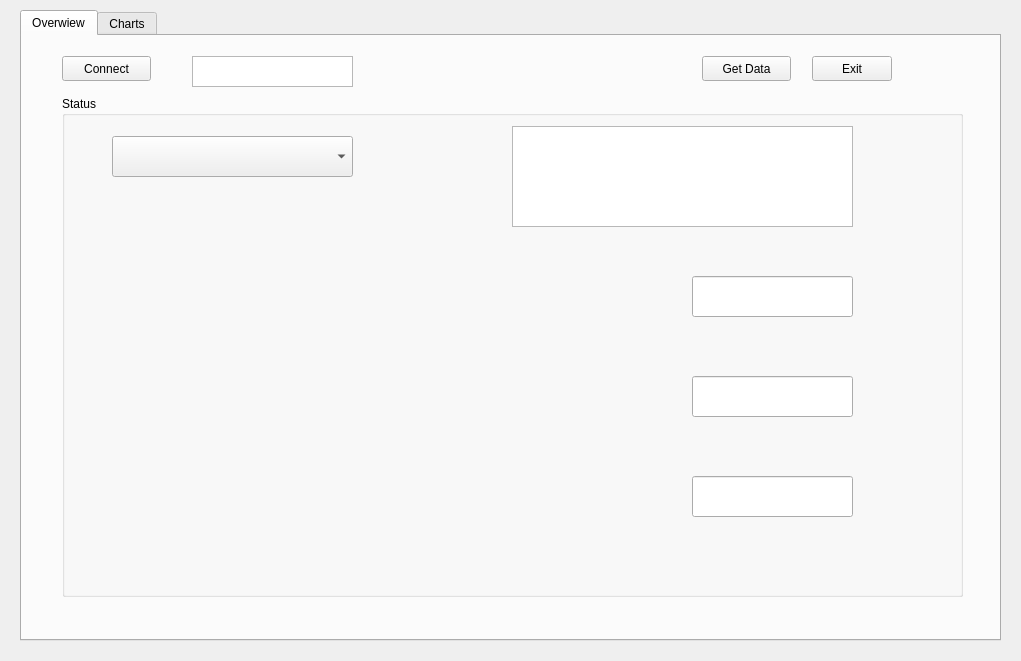
<?xml version="1.0" encoding="UTF-8"?>
<ui version="4.0">
 <class>MainWindow</class>
 <widget class="QMainWindow" name="MainWindow">
  <property name="geometry">
   <rect>
    <x>0</x>
    <y>0</y>
    <width>1021</width>
    <height>661</height>
   </rect>
  </property>
  <property name="windowTitle">
   <string>MainWindow</string>
  </property>
  <widget class="QWidget" name="centralwidget">
   <widget class="QTabWidget" name="tabWidget">
    <property name="geometry">
     <rect>
      <x>20</x>
      <y>10</y>
      <width>981</width>
      <height>631</height>
     </rect>
    </property>
    <property name="currentIndex">
     <number>0</number>
    </property>
    <property name="movable">
     <bool>true</bool>
    </property>
    <widget class="QWidget" name="tab">
     <attribute name="title">
      <string>Overwiew</string>
     </attribute>
     <widget class="QGroupBox" name="groupBox">
      <property name="geometry">
       <rect>
        <x>40</x>
        <y>60</y>
        <width>901</width>
        <height>501</height>
       </rect>
      </property>
      <property name="title">
       <string>Status</string>
      </property>
      <widget class="QLabel" name="temp_png">
       <property name="enabled">
        <bool>true</bool>
       </property>
       <property name="geometry">
        <rect>
         <x>510</x>
         <y>180</y>
         <width>50</width>
         <height>50</height>
        </rect>
       </property>
       <property name="text">
        <string/>
       </property>
       <property name="pixmap">
        <pixmap>../Desktop/WDS/temperatura.png</pixmap>
       </property>
       <property name="scaledContents">
        <bool>true</bool>
       </property>
      </widget>
      <widget class="QLabel" name="hum_png">
       <property name="geometry">
        <rect>
         <x>510</x>
         <y>280</y>
         <width>50</width>
         <height>51</height>
        </rect>
       </property>
       <property name="text">
        <string/>
       </property>
       <property name="pixmap">
        <pixmap>../Desktop/WDS/wilgotnosc.png</pixmap>
       </property>
       <property name="scaledContents">
        <bool>true</bool>
       </property>
      </widget>
      <widget class="QLabel" name="lux_png">
       <property name="geometry">
        <rect>
         <x>510</x>
         <y>380</y>
         <width>50</width>
         <height>50</height>
        </rect>
       </property>
       <property name="text">
        <string/>
       </property>
       <property name="pixmap">
        <pixmap>../Desktop/WDS/naswietlenie.png</pixmap>
       </property>
       <property name="scaledContents">
        <bool>true</bool>
       </property>
      </widget>
      <widget class="QTextEdit" name="main_text">
       <property name="geometry">
        <rect>
         <x>450</x>
         <y>30</y>
         <width>341</width>
         <height>101</height>
        </rect>
       </property>
      </widget>
      <widget class="QLabel" name="label_2">
       <property name="geometry">
        <rect>
         <x>40</x>
         <y>160</y>
         <width>331</width>
         <height>251</height>
        </rect>
       </property>
       <property name="text">
        <string/>
       </property>
      </widget>
      <widget class="QComboBox" name="comboBox">
       <property name="geometry">
        <rect>
         <x>50</x>
         <y>40</y>
         <width>241</width>
         <height>41</height>
        </rect>
       </property>
      </widget>
      <widget class="QLineEdit" name="temp_line">
       <property name="geometry">
        <rect>
         <x>630</x>
         <y>180</y>
         <width>161</width>
         <height>41</height>
        </rect>
       </property>
      </widget>
      <widget class="QLineEdit" name="hum_line">
       <property name="geometry">
        <rect>
         <x>630</x>
         <y>280</y>
         <width>161</width>
         <height>41</height>
        </rect>
       </property>
      </widget>
      <widget class="QLineEdit" name="lux_line">
       <property name="geometry">
        <rect>
         <x>630</x>
         <y>380</y>
         <width>161</width>
         <height>41</height>
        </rect>
       </property>
      </widget>
     </widget>
     <widget class="QPushButton" name="connectButton">
      <property name="geometry">
       <rect>
        <x>40</x>
        <y>20</y>
        <width>89</width>
        <height>25</height>
       </rect>
      </property>
      <property name="text">
       <string>Connect</string>
      </property>
     </widget>
     <widget class="QTextEdit" name="device_edit">
      <property name="geometry">
       <rect>
        <x>170</x>
        <y>20</y>
        <width>161</width>
        <height>31</height>
       </rect>
      </property>
     </widget>
     <widget class="QPushButton" name="getdata">
      <property name="geometry">
       <rect>
        <x>680</x>
        <y>20</y>
        <width>89</width>
        <height>25</height>
       </rect>
      </property>
      <property name="text">
       <string>Get Data</string>
      </property>
     </widget>
     <widget class="QPushButton" name="exit_button">
      <property name="geometry">
       <rect>
        <x>790</x>
        <y>20</y>
        <width>80</width>
        <height>25</height>
       </rect>
      </property>
      <property name="text">
       <string>Exit</string>
      </property>
     </widget>
    </widget>
    <widget class="QWidget" name="tab_2">
     <attribute name="title">
      <string>Charts</string>
     </attribute>
     <widget class="QCustomPlot" name="plot" native="true">
      <property name="geometry">
       <rect>
        <x>160</x>
        <y>30</y>
        <width>771</width>
        <height>161</height>
       </rect>
      </property>
     </widget>
     <widget class="QLabel" name="temp_png_2">
      <property name="enabled">
       <bool>true</bool>
      </property>
      <property name="geometry">
       <rect>
        <x>50</x>
        <y>70</y>
        <width>50</width>
        <height>50</height>
       </rect>
      </property>
      <property name="text">
       <string/>
      </property>
      <property name="pixmap">
       <pixmap>../Desktop/WDS/temperatura.png</pixmap>
      </property>
      <property name="scaledContents">
       <bool>true</bool>
      </property>
     </widget>
     <widget class="QCustomPlot" name="plot_2" native="true">
      <property name="geometry">
       <rect>
        <x>160</x>
        <y>220</y>
        <width>771</width>
        <height>161</height>
       </rect>
      </property>
     </widget>
     <widget class="QCustomPlot" name="plot_3" native="true">
      <property name="geometry">
       <rect>
        <x>160</x>
        <y>420</y>
        <width>771</width>
        <height>161</height>
       </rect>
      </property>
     </widget>
     <widget class="QLabel" name="hum_png_2">
      <property name="geometry">
       <rect>
        <x>50</x>
        <y>270</y>
        <width>50</width>
        <height>50</height>
       </rect>
      </property>
      <property name="text">
       <string/>
      </property>
      <property name="pixmap">
       <pixmap>../Desktop/WDS/wilgotnosc.png</pixmap>
      </property>
      <property name="scaledContents">
       <bool>true</bool>
      </property>
     </widget>
     <widget class="QLabel" name="lux_png_2">
      <property name="geometry">
       <rect>
        <x>50</x>
        <y>460</y>
        <width>50</width>
        <height>50</height>
       </rect>
      </property>
      <property name="text">
       <string/>
      </property>
      <property name="pixmap">
       <pixmap>../Desktop/WDS/naswietlenie.png</pixmap>
      </property>
      <property name="scaledContents">
       <bool>true</bool>
      </property>
     </widget>
    </widget>
   </widget>
  </widget>
  <action name="actionConnect">
   <property name="text">
    <string>Connect</string>
   </property>
  </action>
  <action name="actionShow_charts">
   <property name="text">
    <string>Show charts</string>
   </property>
  </action>
 </widget>
 <customwidgets>
  <customwidget>
   <class>QCustomPlot</class>
   <extends>QWidget</extends>
   <header>qcustomplot.h</header>
   <container>1</container>
  </customwidget>
 </customwidgets>
 <resources/>
 <connections/>
</ui>
